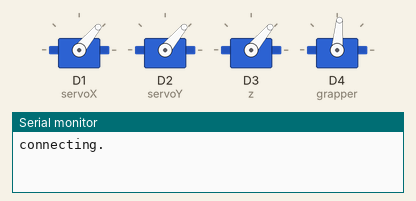
Recording of a sketch running on a simulated ESP8266 (NodeMCU). Shown: 4 × servo, the last lines printed to the serial monitor. WiFi joins after 1.5 s; servers stay silent unless stated; the Firebase database answers and starts empty.

Above: at 0.1 s.
At 4.2 s:
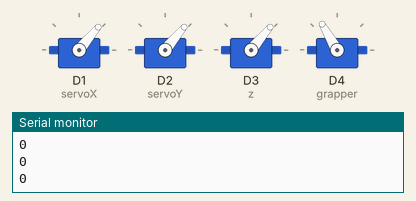
Timing chart, 0 to 5.7 s (numbered marks = the images above):
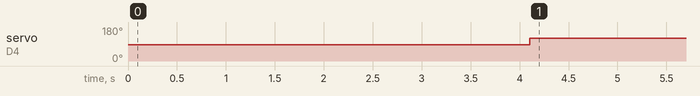

Measured:
- by itself, servo on D4 (grapper): 85° → 120° at 4.1 s

The sketch:

Nodemcu.ino
```cpp
#include <ESP8266WiFi.h>
#include <FirebaseArduino.h>
#include <Servo.h>
#define WIFI_SSID "elmatar"
#define WIFI_PASSWORD "rt600600r"
//initialize servos
Servo servoX;
Servo servoY;
Servo grapper;
Servo z;
//Android app info
String FIREBASE_HOST = "arm-controller-11c79.firebaseio.com";
String FIREBASE_AUTH = "ua89iusoIZdwK5E2MfMpZBWNTzb92rhrbJXv0gtU";
//integers to store the values from the android app
int val1, val2, val3,val4, Mode;
//wifi info


void setup()
{ //servo pins
servoX.attach(D1);
servoY.attach(D2);
z.attach(D3);
grapper.attach(D4);
servoX.write(50);
servoY.write(50);
grapper.write(85);
z.write(50);

  Serial.begin(115200);
  //connect to wifi
  WiFi.begin(WIFI_SSID,WIFI_PASSWORD);
  Serial.print("connecting");
  while (WiFi.status()!=WL_CONNECTED){
  Serial.print(".");
  delay(500);
  }
  Serial.println();
  Serial.print("connected:");
  Serial.println(WiFi.localIP());
//connect to the android app
  Firebase.begin(FIREBASE_HOST,FIREBASE_AUTH);
  delay(2000);
}
void firebasereconnect()
{
  WiFi.disconnect();
  WiFi.begin(WIFI_SSID,WIFI_PASSWORD);
  Serial.print("connecting");
  while (WiFi.status()!=WL_CONNECTED){
  Serial.print(".");
  delay(500);}

  Serial.println("WiFi reconnected");
    Firebase.begin(FIREBASE_HOST, FIREBASE_AUTH);
    delay(2000);
}
void loop()
{


      //firebase read
      val1=Firebase.getInt("servo1");
              Serial.println(val1);

      val2=Firebase.getInt("servo2");
              Serial.println(val2);
              // grapper and z swapped .. mb
      val3=Firebase.getInt("z");
              Serial.println(val3);

      val4=Firebase.getInt("grapper");
              Serial.println(val4);
  if(Firebase.failed())
  {
   firebasereconnect();
  }
constrain(val1,10,180);
constrain(val2,10,180);
constrain(val3,10,180);
constrain(val4,80,120);

   if (val1 == 0 || val2 == 0 || val3 == 0 || val4 == 0)
   {
        servoX.write(50);
        servoY.write(50);
        grapper.write(120);
        z.write(50);
   }

     else{   //manual mode
        servoX.write(val1);
        servoY.write(val2);
        grapper.write(val3);
        z.write(val4);

     }
}
```
